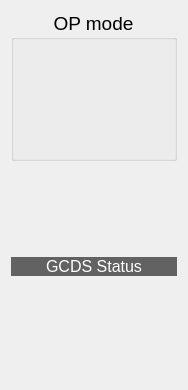
  <widget class="QWidget" name="layoutWidget" >
   <property name="geometry" >
    <rect>
     <x>0</x>
     <y>0</y>
     <width>188</width>
     <height>390</height>
    </rect>
   </property>
   <layout class="QVBoxLayout" >
    <item>
     <widget class="QGroupBox" name="groupBox" >
      <property name="maximumSize" >
       <size>
        <width>250</width>
        <height>150</height>
       </size>
      </property>
      <property name="font" >
       <font>
        <pointsize>14</pointsize>
       </font>
      </property>
      <property name="autoFillBackground" >
       <bool>false</bool>
      </property>
      <property name="title" >
       <string>OP mode</string>
      </property>
      <property name="alignment" >
       <set>Qt::AlignHCenter</set>
      </property>
      <property name="flat" >
       <bool>false</bool>
      </property>
      <property name="checkable" >
       <bool>false</bool>
      </property>
      <layout class="QVBoxLayout" >
       <property name="spacing" >
        <number>6</number>
       </property>
       <property name="leftMargin" >
        <number>9</number>
       </property>
       <property name="rightMargin" >
        <number>9</number>
       </property>
       <item>
        <widget class="CAMbboButton" name="caMbboButton" >
         <property name="sizePolicy" >
          <sizepolicy vsizetype="Minimum" hsizetype="Preferred" >
           <horstretch>0</horstretch>
           <verstretch>0</verstretch>
          </sizepolicy>
         </property>
         <property name="minimumSize" >
          <size>
           <width>0</width>
           <height>115</height>
          </size>
         </property>
         <property name="maximumSize" >
          <size>
           <width>16777215</width>
           <height>115</height>
          </size>
         </property>
         <property name="font" >
          <font>
           <pointsize>14</pointsize>
          </font>
         </property>
         <property name="align" stdset="0" >
          <enum>CAMbboButton::Vertical</enum>
         </property>
         <property name="pvlist" stdset="0" >
          <stringlist/>
         </property>
         <property name="pvname" >
          <string>GCDS_OP_MODE</string>
         </property>
         <property name="textlist" >
          <stringlist>
           <string>Remote</string>
           <string>Local</string>
           <string>Calibration</string>
          </stringlist>
         </property>
         <property name="bitlist" >
          <stringlist>
           <string>1</string>
           <string>2</string>
           <string>3</string>
          </stringlist>
         </property>
         <property name="selColor" >
          <color>
           <red>0</red>
           <green>255</green>
           <blue>0</blue>
          </color>
         </property>
        </widget>
       </item>
      </layout>
     </widget>
    </item>
    <item>
     <layout class="QVBoxLayout" >
      <property name="spacing" >
       <number>2</number>
      </property>
     </layout>
    </item>
    <item>
     <spacer>
      <property name="orientation" >
       <enum>Qt::Vertical</enum>
      </property>
      <property name="sizeType" >
       <enum>QSizePolicy::Fixed</enum>
      </property>
      <property name="sizeHint" >
       <size>
        <width>20</width>
        <height>90</height>
       </size>
      </property>
     </spacer>
    </item>
    <item>
     <layout class="QVBoxLayout" >
      <property name="spacing" >
       <number>2</number>
      </property>
      <item>
       <widget class="QLabel" name="label_7" >
        <property name="maximumSize" >
         <size>
          <width>16777215</width>
          <height>30</height>
         </size>
        </property>
        <property name="palette" >
         <palette>
          <active>
           <colorrole role="WindowText" >
            <brush brushstyle="SolidPattern" >
             <color alpha="255" >
              <red>255</red>
              <green>255</green>
              <blue>255</blue>
             </color>
            </brush>
           </colorrole>
           <colorrole role="Base" >
            <brush brushstyle="SolidPattern" >
             <color alpha="255" >
              <red>255</red>
              <green>255</green>
              <blue>255</blue>
             </color>
            </brush>
           </colorrole>
           <colorrole role="Window" >
            <brush brushstyle="SolidPattern" >
             <color alpha="150" >
              <red>0</red>
              <green>0</green>
              <blue>0</blue>
             </color>
            </brush>
           </colorrole>
          </active>
          <inactive>
           <colorrole role="WindowText" >
            <brush brushstyle="SolidPattern" >
             <color alpha="255" >
              <red>255</red>
              <green>255</green>
              <blue>255</blue>
             </color>
            </brush>
           </colorrole>
           <colorrole role="Base" >
            <brush brushstyle="SolidPattern" >
             <color alpha="255" >
              <red>255</red>
              <green>255</green>
              <blue>255</blue>
             </color>
            </brush>
           </colorrole>
           <colorrole role="Window" >
            <brush brushstyle="SolidPattern" >
             <color alpha="150" >
              <red>0</red>
              <green>0</green>
              <blue>0</blue>
             </color>
            </brush>
           </colorrole>
          </inactive>
          <disabled>
           <colorrole role="WindowText" >
            <brush brushstyle="SolidPattern" >
             <color alpha="255" >
              <red>115</red>
              <green>115</green>
              <blue>115</blue>
             </color>
            </brush>
           </colorrole>
           <colorrole role="Base" >
            <brush brushstyle="SolidPattern" >
             <color alpha="150" >
              <red>0</red>
              <green>0</green>
              <blue>0</blue>
             </color>
            </brush>
           </colorrole>
           <colorrole role="Window" >
            <brush brushstyle="SolidPattern" >
             <color alpha="150" >
              <red>0</red>
              <green>0</green>
              <blue>0</blue>
             </color>
            </brush>
           </colorrole>
          </disabled>
         </palette>
        </property>
        <property name="font" >
         <font>
          <pointsize>12</pointsize>
          <weight>50</weight>
          <bold>false</bold>
         </font>
        </property>
        <property name="autoFillBackground" >
         <bool>true</bool>
        </property>
        <property name="text" >
         <string>GCDS Status</string>
        </property>
        <property name="alignment" >
         <set>Qt::AlignCenter</set>
        </property>
       </widget>
      </item>
      <item>
       <layout class="QHBoxLayout" >
        <item>
         <layout class="QVBoxLayout" >
          <property name="spacing" >
           <number>0</number>
          </property>
          <item>
           <layout class="QHBoxLayout" >
            <property name="spacing" >
             <number>0</number>
            </property>
            <item>
             <widget class="CAImageMbbi" name="s1_8" >
              <property name="minimumSize" >
               <size>
                <width>20</width>
                <height>10</height>
               </size>
              </property>
              <property name="maximumSize" >
               <size>
                <width>30</width>
                <height>30</height>
               </size>
              </property>
              <property name="pvname" >
               <string>GCDS_STATUS</string>
              </property>
              <property name="dmode" stdset="0" >
               <enum>CAImageMbbi::TrueFalse</enum>
              </property>
              <property name="falsepxm" stdset="0" >
               <pixmap>../../../../opi/images/DDS_MC_rect_off.png</pixmap>
              </property>
              <property name="truepxm" stdset="0" >
               <pixmap>../../../../opi/images/DDS_MC_rect_on.png</pixmap>
              </property>
              <property name="index" >
               <number>1</number>
              </property>
             </widget>
            </item>
            <item>
             <widget class="CAImageMbbi" name="s1_9" >
              <property name="minimumSize" >
               <size>
                <width>20</width>
                <height>10</height>
               </size>
              </property>
              <property name="maximumSize" >
               <size>
                <width>30</width>
                <height>30</height>
               </size>
              </property>
              <property name="pvname" >
               <string>GCDS_STATUS</string>
              </property>
              <property name="dmode" stdset="0" >
               <enum>CAImageMbbi::TrueFalse</enum>
              </property>
              <property name="falsepxm" stdset="0" >
               <pixmap>../../../../opi/images/DDS_MC_rect_off.png</pixmap>
              </property>
              <property name="truepxm" stdset="0" >
               <pixmap>../../../../opi/images/DDS_MC_rect_on.png</pixmap>
              </property>
              <property name="index" >
               <number>2</number>
              </property>
             </widget>
            </item>
            <item>
             <widget class="CAImageMbbi" name="s1_10" >
              <property name="minimumSize" >
               <size>
                <width>20</width>
                <height>10</height>
               </size>
              </property>
              <property name="maximumSize" >
               <size>
                <width>30</width>
                <height>30</height>
               </size>
              </property>
              <property name="pvname" >
               <string>GCDS_STATUS</string>
              </property>
              <property name="dmode" stdset="0" >
               <enum>CAImageMbbi::TrueFalse</enum>
              </property>
              <property name="falsepxm" stdset="0" >
               <pixmap>../../../../opi/images/DDS_MC_rect_off.png</pixmap>
              </property>
              <property name="truepxm" stdset="0" >
               <pixmap>../../../../opi/images/DDS_MC_rect_on.png</pixmap>
              </property>
              <property name="index" >
               <number>3</number>
              </property>
             </widget>
            </item>
            <item>
             <widget class="CAImageMbbi" name="s1_11" >
              <property name="minimumSize" >
               <size>
                <width>20</width>
                <height>10</height>
               </size>
              </property>
              <property name="maximumSize" >
               <size>
                <width>30</width>
                <height>30</height>
               </size>
              </property>
              <property name="pvname" >
               <string>GCDS_STATUS</string>
              </property>
              <property name="dmode" stdset="0" >
               <enum>CAImageMbbi::TrueFalse</enum>
              </property>
              <property name="falsepxm" stdset="0" >
               <pixmap>../../../../opi/images/DDS_MC_rect_off.png</pixmap>
              </property>
              <property name="truepxm" stdset="0" >
               <pixmap>../../../../opi/images/DDS_MC_rect_on.png</pixmap>
              </property>
              <property name="index" >
               <number>4</number>
              </property>
             </widget>
            </item>
            <item>
             <widget class="CAImageMbbi" name="s1_12" >
              <property name="minimumSize" >
               <size>
                <width>20</width>
                <height>10</height>
               </size>
              </property>
              <property name="maximumSize" >
               <size>
                <width>30</width>
                <height>30</height>
               </size>
              </property>
              <property name="pvname" >
               <string>GCDS_STATUS</string>
              </property>
              <property name="dmode" stdset="0" >
               <enum>CAImageMbbi::TrueFalse</enum>
              </property>
              <property name="falsepxm" stdset="0" >
               <pixmap>../../../../opi/images/DDS_MC_rect_off.png</pixmap>
              </property>
              <property name="truepxm" stdset="0" >
               <pixmap>../../../../opi/images/DDS_MC_rect_on.png</pixmap>
              </property>
              <property name="index" >
               <number>5</number>
              </property>
             </widget>
            </item>
            <item>
             <widget class="CAImageMbbi" name="s1_13" >
              <property name="minimumSize" >
               <size>
                <width>20</width>
                <height>10</height>
               </size>
              </property>
              <property name="maximumSize" >
               <size>
                <width>30</width>
                <height>30</height>
               </size>
              </property>
              <property name="pvname" >
               <string>GCDS_STATUS</string>
              </property>
              <property name="dmode" stdset="0" >
               <enum>CAImageMbbi::TrueFalse</enum>
              </property>
              <property name="falsepxm" stdset="0" >
               <pixmap>../../../../opi/images/DDS_MC_rect_off.png</pixmap>
              </property>
              <property name="truepxm" stdset="0" >
               <pixmap>../../../../opi/images/DDS_MC_rect_on.png</pixmap>
              </property>
              <property name="index" >
               <number>6</number>
              </property>
             </widget>
            </item>
           </layout>
          </item>
          <item>
           <widget class="CALabel" name="s1_14" >
            <property name="minimumSize" >
             <size>
              <width>120</width>
              <height>20</height>
             </size>
            </property>
            <property name="maximumSize" >
             <size>
              <width>180</width>
              <height>30</height>
             </size>
            </property>
            <property name="palette" >
             <palette>
              <active>
               <colorrole role="WindowText" >
                <brush brushstyle="SolidPattern" >
                 <color alpha="255" >
                  <red>0</red>
                  <green>0</green>
                  <blue>0</blue>
                 </color>
                </brush>
               </colorrole>
              </active>
              <inactive>
               <colorrole role="WindowText" >
                <brush brushstyle="SolidPattern" >
                 <color alpha="255" >
                  <red>0</red>
                  <green>0</green>
                  <blue>0</blue>
                 </color>
                </brush>
               </colorrole>
              </inactive>
              <disabled>
               <colorrole role="WindowText" >
                <brush brushstyle="SolidPattern" >
                 <color alpha="255" >
                  <red>115</red>
                  <green>115</green>
                  <blue>115</blue>
                 </color>
                </brush>
               </colorrole>
              </disabled>
             </palette>
            </property>
            <property name="font" >
             <font>
              <pointsize>12</pointsize>
              <weight>75</weight>
              <bold>true</bold>
             </font>
            </property>
            <property name="autoFillBackground" >
             <bool>true</bool>
            </property>
            <property name="alignment" >
             <set>Qt::AlignLeading|Qt::AlignLeft|Qt::AlignVCenter</set>
            </property>
            <property name="wordWrap" >
             <bool>false</bool>
            </property>
            <property name="indent" >
             <number>5</number>
            </property>
            <property name="pvname" >
             <string>GCDS_STATUS</string>
            </property>
            <property name="dmode" stdset="0" >
             <enum>CALabel::Choice</enum>
            </property>
            <property name="cmode" stdset="0" >
             <enum>CALabel::Alarm</enum>
            </property>
            <property name="ttdmode" stdset="0" >
             <enum>CALabel::Hide</enum>
            </property>
            <property name="dbrequest" stdset="0" >
             <enum>CALabel::DBRGSTR</enum>
            </property>
            <property name="messages" stdset="0" >
             <stringlist/>
            </property>
           </widget>
          </item>
         </layout>
        </item>
       </layout>
      </item>
     </layout>
    </item>
    <item>
     <spacer>
      <property name="orientation" >
       <enum>Qt::Vertical</enum>
      </property>
      <property name="sizeHint" >
       <size>
        <width>20</width>
        <height>40</height>
       </size>
      </property>
     </spacer>
    </item>
   </layout>
  </widget>
